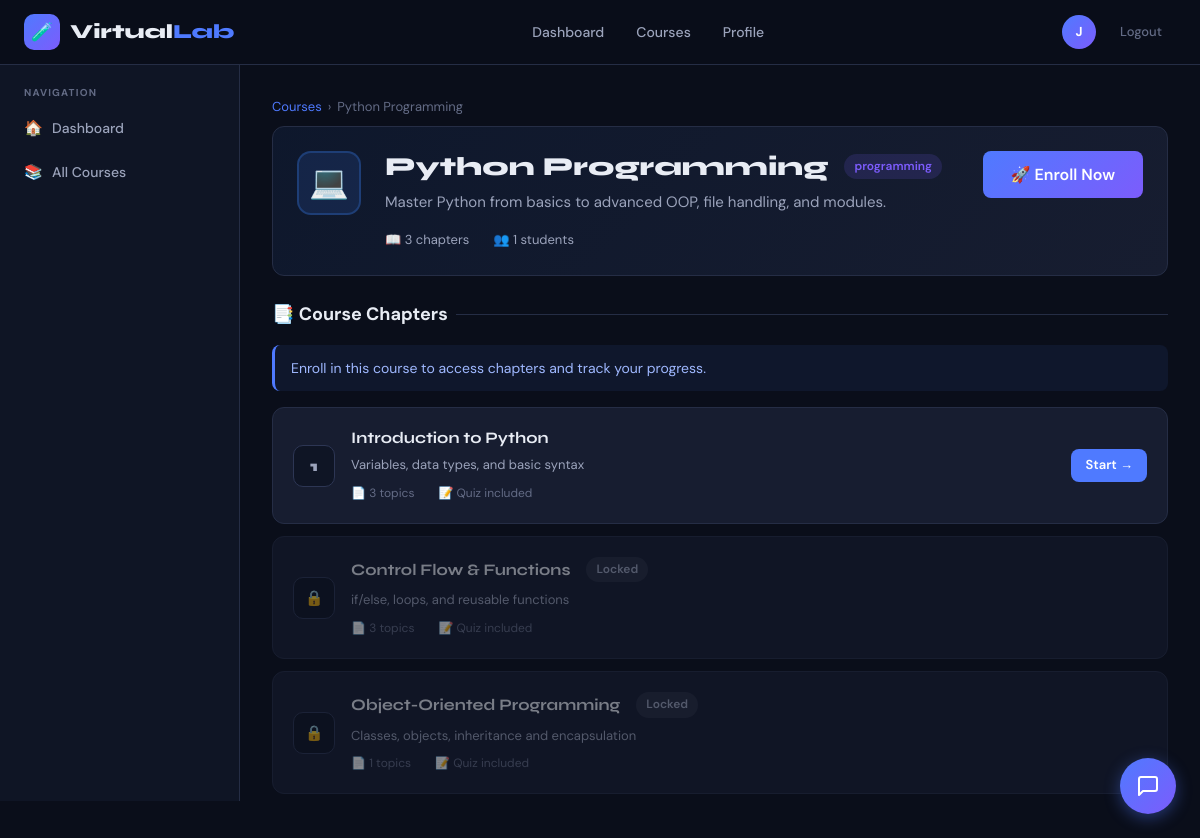
The app's page /subject/1/ (signed in), older data.
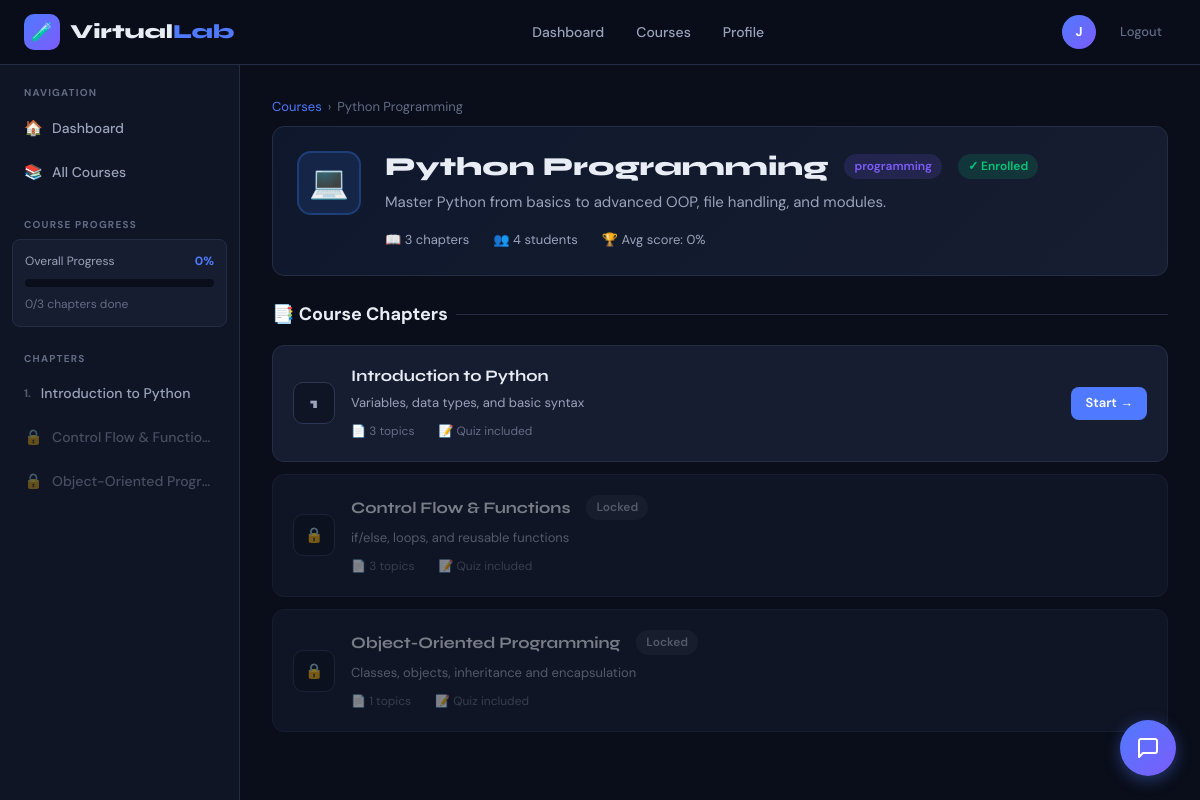
The same page, newer data.
### lab/models.py (models this page shows, shortened)
class Subject(models.Model):
    CATEGORY_CHOICES = [
        ('programming', 'Programming'),
        ('database', 'Database'),
        ('algorithms', 'Algorithms'),
        ('networking', 'Networking'),
        ('other', 'Other'),
    ]
    title = models.CharField(max_length=200)
    description = models.TextField()
    category = models.CharField(max_length=50, choices=CATEGORY_CHOICES, default='other')
    thumbnail = models.ImageField(upload_to='thumbnails/', blank=True, null=True)
    icon = models.CharField(max_length=50, default='book', help_text='Icon name (e.g. database, code, cpu)')
    color = models.CharField(max_length=7, default='#4f46e5')
    is_active = models.BooleanField(default=True)
    created_at = models.DateTimeField(auto_now_add=True)
    order = models.IntegerField(default=0)
    class Meta:
        ordering = ['order', 'title']
    def total_chapters(self):
        return self.chapters.count()
    def enrolled_count(self):
        return self.enrollments.count()

class Chapter(models.Model):
    subject = models.ForeignKey(Subject, on_delete=models.CASCADE, related_name='chapters')
    title = models.CharField(max_length=200)
    description = models.TextField(blank=True)
    order = models.IntegerField(default=0)
    is_active = models.BooleanField(default=True)
    created_at = models.DateTimeField(auto_now_add=True)
    class Meta:
        ordering = ['order']
    def has_quiz(self):
        return self.questions.exists()

class Enrollment(models.Model):
    student = models.ForeignKey(User, on_delete=models.CASCADE, related_name='enrollments')
    subject = models.ForeignKey(Subject, on_delete=models.CASCADE, related_name='enrollments')
    enrolled_at = models.DateTimeField(auto_now_add=True)
    is_active = models.BooleanField(default=True)
    class Meta:
        unique_together = ('student', 'subject')
    def progress_percent(self):
        total = self.subject.chapters.filter(is_active=True).count()
        if total == 0:
            return 0
        completed = ChapterProgress.objects.filter(
            enrollment=self,
            is_completed=True
        ).count()
        return int((completed / total) * 100)
    def completed_chapters(self):
        return ChapterProgress.objects.filter(enrollment=self, is_completed=True).count()
    def average_score(self):
        results = QuizResult.objects.filter(enrollment=self)
        if not results.exists():
            return 0
        total = sum(r.percentage() for r in results)
        return round(total / results.count(), 1)

### lab/views.py (the view)
# urls.py: path('subject/<int:subject_id>/', views.subject_detail, name='subject_detail'),
@student_required
def subject_detail(request, subject_id):
    subject = get_object_or_404(Subject, id=subject_id, is_active=True)
    enrollment = Enrollment.objects.filter(student=request.user, subject=subject).first()
    chapters = subject.chapters.filter(is_active=True)
    chapter_data = []
    for i, chapter in enumerate(chapters):
        progress = None
        quiz_result = None
        is_unlocked = (i == 0)  # First chapter always unlocked
        if enrollment:
            progress = ChapterProgress.objects.filter(enrollment=enrollment, chapter=chapter).first()
            quiz_result = QuizResult.objects.filter(enrollment=enrollment, chapter=chapter).first()
            if i > 0:
                prev_chapter = chapters[i - 1]
                prev_result = QuizResult.objects.filter(
                    enrollment=enrollment, chapter=prev_chapter
                ).first()
                is_unlocked = prev_result is not None and prev_result.passed()
        chapter_data.append({
            'chapter': chapter,
            'progress': progress,
            'quiz_result': quiz_result,
            'is_unlocked': is_unlocked,
            'index': i + 1,
        })
    return render(request, 'lab/student/subject_detail.html', {
        'subject': subject,
        'enrollment': enrollment,
        'chapter_data': chapter_data,
    })

### lab/templates/lab/student/subject_detail.html (shortened to what the changed rows need)
{% extends 'lab/base.html' %}
{% block body %}
<div class="app-layout">
  <div class="sidebar">
    {% if enrollment %}
    <div class="sidebar-section">
      <div class="sidebar-label">Course Progress</div>
      <div style="padding:12px; background:var(--card); border-radius:var(--r2); border:1px solid var(--border);">
        <div class="flex justify-between text-xs text-muted mb-1">
          <span>Overall Progress</span>
          <span style="font-weight:700; color:var(--accent);">{{ enrollment.progress_percent }}%</span>
        </div>
        <div class="progress-bar" style="margin-bottom:8px;">
        </div>
        <p class="text-xs text-dim">{{ enrollment.completed_chapters }}/{{ subject.total_chapters }} chapters done</p>
      </div>
    </div>
    <div class="sidebar-section">
      <div class="sidebar-label">Chapters</div>
      {% for item in chapter_data %}
        {% if item.is_unlocked %}
        <a href="{% url 'chapter_detail' item.chapter.id %}" class="sidebar-link">
          <span style="font-size:11px; font-weight:700; opacity:0.5;">{{ item.index }}.</span>
          <span style="overflow:hidden;text-overflow:ellipsis;white-space:nowrap;flex:1;">{{ item.chapter.title }}</span>
        </a>
        {% else %}
        <div class="sidebar-link" style="opacity:0.4; cursor:not-allowed;">
          <span class="icon">🔒</span>
          <span style="overflow:hidden;text-overflow:ellipsis;white-space:nowrap;">{{ item.chapter.title }}</span>
        </div>
        {% endif %}
      {% endfor %}
    </div>
    {% endif %}
  </div>
  <div class="main-content">
    <div class="breadcrumb">
      <a href="{% url 'subject_list' %}">Courses</a>
      <span>›</span>
      <span>{{ subject.title }}</span>
    </div>
    <div class="card mb-3" style="background: linear-gradient(135deg, {{ subject.color }}15, var(--card));">
      <div class="flex items-start gap-3 flex-wrap">
        <div style="flex:1;">
          <div class="flex items-center gap-2 mb-1 flex-wrap">
            <h1 style="font-size:26px; font-weight:800;">{{ subject.title }}</h1>
            <span class="badge badge-purple">{{ subject.category }}</span>
            {% if enrollment %}<span class="badge badge-green">✓ Enrolled</span>{% endif %}
          </div>
          <p style="color:var(--text2); margin-bottom:16px;">{{ subject.description }}</p>
          <div class="flex items-center gap-3 flex-wrap text-sm text-muted">
            <span>📖 {{ subject.total_chapters }} chapters</span>
            <span>👥 {{ subject.enrolled_count }} students</span>
            {% if enrollment %}<span>🏆 Avg score: {{ enrollment.average_score }}%</span>{% endif %}
          </div>
        </div>
        <div>
          {% if not enrollment %}
          <form method="post" action="{% url 'enroll_subject' subject.id %}">
            <button type="submit" class="btn btn-gradient btn-lg">🚀 Enroll Now</button>
          </form>
          {% endif %}
        </div>
      </div>
    </div>
    <div class="section-title">📑 Course Chapters</div>
    {% if not enrollment %}
    <div class="alert alert-info">
      Enroll in this course to access chapters and track your progress.
    </div>
    {% endif %}
    {% for item in chapter_data %}
    <div class="chapter-card {% if not item.is_unlocked %}locked{% endif %}"
         {% if item.is_unlocked %}onclick="location.href='{% url 'chapter_detail' item.chapter.id %}'"{% endif %}
         style="cursor:{% if item.is_unlocked %}pointer{% else %}not-allowed{% endif %}; margin-bottom:12px;">
      <div class="chapter-num {% if item.progress and item.progress.is_completed %}completed{% elif item.quiz_result %}active{% endif %}">
        {% if item.progress and item.progress.is_completed %}✓
        {% elif not item.is_unlocked %}🔒
        {% else %}{{ item.index }}{% endif %}
      </div>
      <div style="flex:1; min-width:0;">
        <div class="flex items-center gap-2 mb-1 flex-wrap">
          <h3 style="font-size:16px; font-weight:700;">{{ item.chapter.title }}</h3>
          {% if item.progress and item.progress.is_completed %}
            <span class="badge badge-green text-xs">Completed</span>
          {% elif not item.is_unlocked %}
            <span class="badge badge-gray text-xs">Locked</span>
          {% endif %}
        </div>
        {% if item.chapter.description %}
          <p style="font-size:13px; color:var(--text2);">{{ item.chapter.description }}</p>
        {% endif %}
        <div class="flex items-center gap-3 mt-1 text-xs text-dim">
          <span>📄 {{ item.chapter.topics.count }} topics</span>
          {% if item.chapter.has_quiz %}<span>📝 Quiz included</span>{% endif %}
        </div>
      </div>
      {% if item.is_unlocked %}
      <div>
        <a href="{% url 'chapter_detail' item.chapter.id %}" class="btn btn-primary btn-sm" onclick="event.stopPropagation();">
          {% if item.progress and item.progress.is_completed %}Review{% elif item.progress %}Continue{% else %}Start{% endif %} →
        </a>
      </div>
      {% endif %}
    </div>
    {% empty %}
    <div class="empty-state">
      <div class="empty-icon">📖</div>
      <h3 class="empty-title">No chapters yet</h3>
      <p class="empty-desc">This course is being prepared. Check back soon!</p>
    </div>
    {% endfor %}
  </div>
</div>
{% endblock %}

Row changes from the older to the newer data that the page shows:
added Enrollment: progress_percent "0", completed_chapters "0", average_score "0"
shown differently, row unchanged: Subject "Python Programming": total_chapters (not shown) → "3"; enrolled_count "1" → "4"
now on one of the page's lists (row unchanged): Chapter: chapter "Introduction to Python"
now on one of the page's lists (row unchanged): Chapter: chapter "Control Flow & Functio…"
now on one of the page's lists (row unchanged): Chapter: chapter "Object-Oriented Progr…"
Text that changed along with them:
text no longer shown: "🚀 Enroll Now Enroll in this course to access chapters and track your progress."
text now shown: "COURSE PROGRESS Overall Progress % / chapters done CHAPTERS ✓ Enrolled 🏆 Avg score: %"
